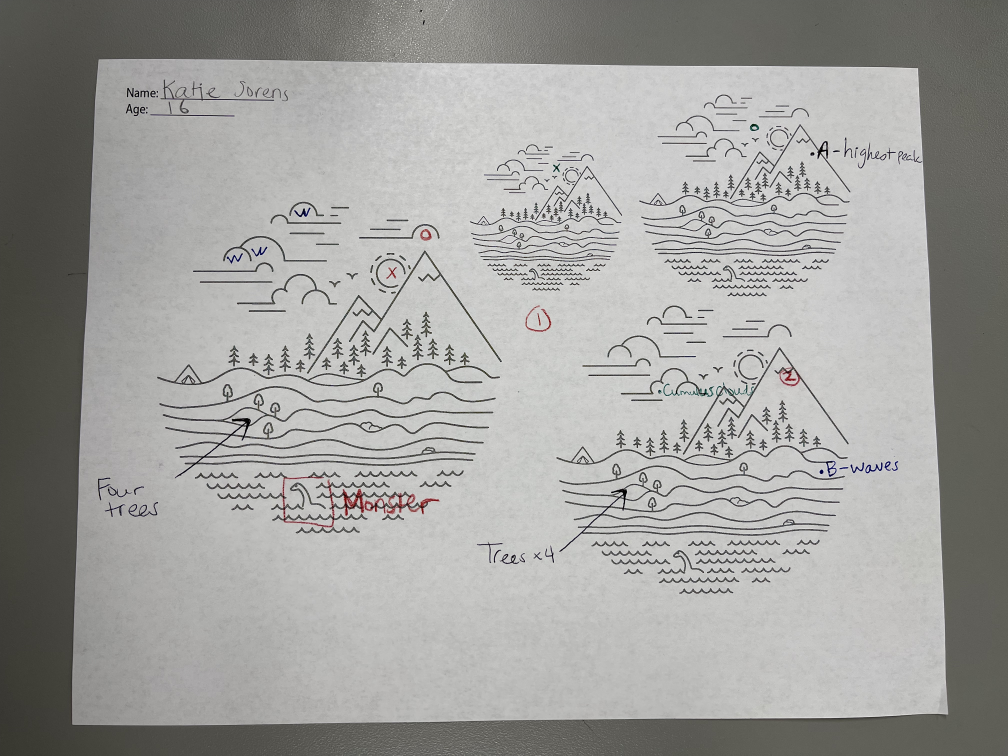
#> input picture sample1.jpeg, 4032 x 3024 px (shown at 1/4 size)
$ python -i utils.py   (imports and definitions only)
#> lines starting #> are read from the running program, lines starting #| are printed output that depends on the picture; after the words box and inside, x2 and y2 are one past the last pixel; in counts of white or black regions, pixels touching at a corner belong together
import cv2
import numpy as np
import matplotlib.pyplot as plt
from more_itertools import sort_together


# [4 lines left out: function num_channels, not called in this run]

def is_colored(img):
    return num_channels(img) == 3

def is_grayescaled(img):
    return num_channels(img) == 1

def is_transparent(img):
    return num_channels(img) == 4


# [78 lines left out: functions plott, resize, not called in this run]


def gray(img):
    return cv2.cvtColor(img, cv2.COLOR_BGR2GRAY)


def hsv(img):
    return cv2.cvtColor(img, cv2.COLOR_BGR2HSV)


def blur(img, ksize=3):
    return cv2.blur(img, (ksize, ksize))


def canny(img, lt=100, ut=200, apertureSize=3):
    return cv2.Canny(img, lt, ut, apertureSize=apertureSize)


# [5 lines left out: function rotate, not called in this run]


def thresh(img, lt=128, ut=255, inv=True):
    return cv2.threshold(gray(img), lt, ut, cv2.THRESH_BINARY_INV if inv else cv2.THRESH_BINARY)[1]


def findContours(img, lt=128, ut=255, inv=True, retr='external', chain_approx='simple'):
    if retr == 'external':
        retr_ = cv2.RETR_EXTERNAL
    elif retr == 'tree':
        retr_ = cv2.RETR_TREE
    elif retr == 'list':
        retr_ = cv2.RETR_LIST
    else:
        print('invalid value for argument "retr"')
    if chain_approx == 'simple':
        chain_approx_ = cv2.CHAIN_APPROX_SIMPLE
    elif chain_approx == 'none':
        chain_approx_ = cv2.CHAIN_APPROX_NONE
    else:
        print('invalid value for argument "chain_approx"')
    return cv2.findContours(thresh(img, lt, ut, inv), retr_, chain_approx_)


# [5 lines left out: function drawContours, not called in this run]


def dilate(img, ksize=3, iters=1):
    kernel = np.ones((ksize, ksize), np.uint8)
    return cv2.dilate(img, kernel, iters)


def erode(img, ksize=3, iters=1):
    kernel = np.ones((ksize, ksize), np.uint8)
    return cv2.erode(img, kernel, iters)


def morphologyEx(img, morph=0, ksize=3):
    kernel = np.ones((ksize, ksize), np.uint8)
    return cv2.morphologyEx(img, cv2.MORPH_OPEN if morph==1 else cv2.MORPH_CLOSE, kernel)


# [34 lines left out: function sort_cntrs, not called in this run]

>>> import cv2
>>> picture = cv2.imread('../sample1.jpeg')
#> picture is the input picture: shape (3024, 4032, 3); mean B, G, R 157.6, 160.2, 160.5
>>> result = findContours(picture)
#> in thresh, `return cv2.threshold(gray(img), lt, ut, cv2.THRESH_BINARY_INV if inv e..`:
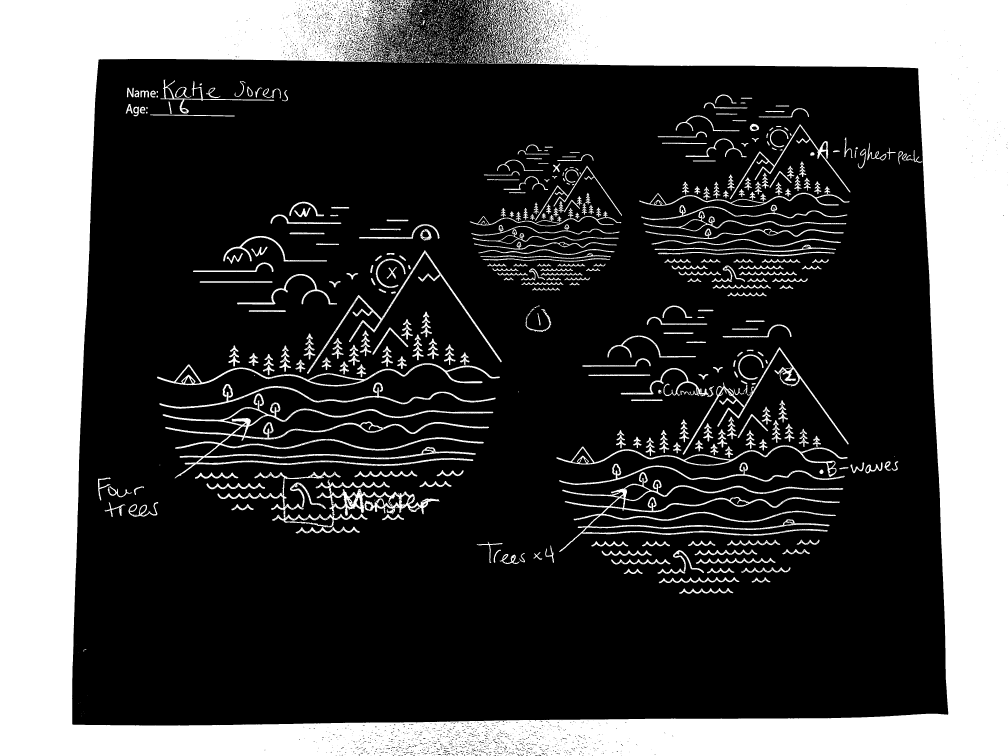
#> returned value: shape (3024, 4032) (shown at 1/4 size); 29.3% white; 2416 white regions (1658 under 20 px)
#> result = 2345 contours, 1787 with area under 20; largest, box (x1, y1, x2, y2) and area: (0, 0, 4032, 3024) 3118109, (651, 1601, 1973, 1914) 50960, (2237, 1912, 3373, 2208) 38691, (870, 1886, 1760, 2109) 33858, (628, 1453, 2000, 1546) 20227
